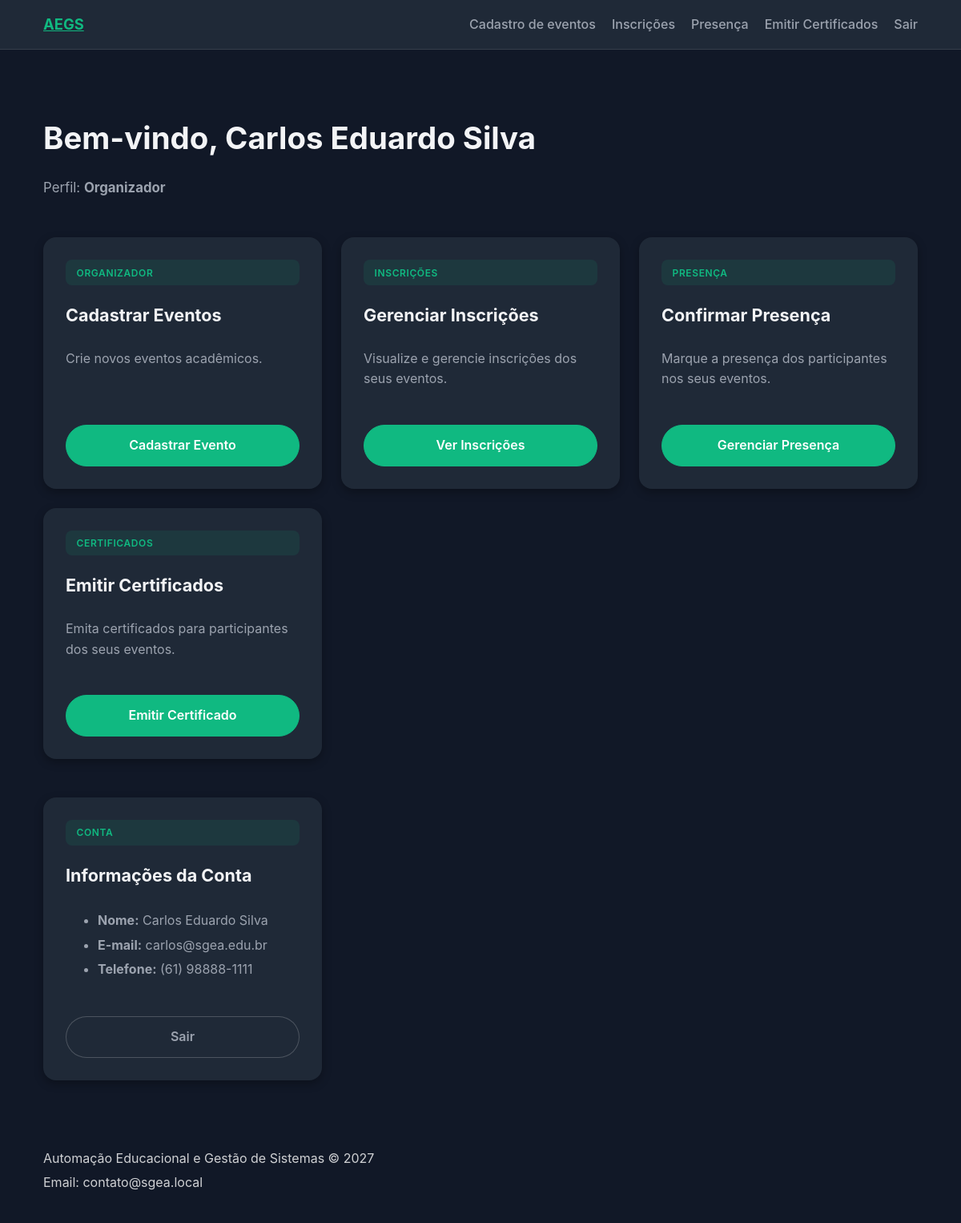
Page /dashboard/ (signed in) on the committed database.
### api/models.py (models this page shows, shortened)
class Usuario(AbstractUser):
    nome = models.CharField(max_length=120)
    telefone = models.CharField(max_length=20)
    instituicao = models.CharField(
        max_length=20,
        choices=InstituicaoChoices.choices,
        blank=True,
        null=True,
        help_text="Obrigatório para perfis ALUNO e PROFESSOR."
    )
    perfil = models.CharField(
        max_length=20,
        choices=PerfilChoices.choices
    )
    class Meta:
        constraints = [
            models.CheckConstraint(
                name="instituicao_required_for_aluno_prof",
                check=(
                    ~Q(perfil__in=[PerfilChoices.ALUNO, PerfilChoices.PROFESSOR]) |
                    (Q(instituicao__isnull=False) & ~Q(instituicao=""))
                )
            )
        ]
        indexes = [
            models.Index(fields=["perfil"]),
        ]

### api/views.py (the view)
# urls.py: path('dashboard/', DashboardView.as_view(), name='dashboard'),
@method_decorator(login_required(login_url='login'), name='dispatch')
class DashboardView(TemplateView):
	template_name = "api/dashboard.html"
	def get_context_data(self, **kwargs):
		context = super().get_context_data(**kwargs)
		return context

### api/templates/api/dashboard.html (shortened to what this page needs)
{% extends 'api/base.html' %}
{% block content %}
<section class="prototype-hero">
    <h1>Bem-vindo, {{ request.user.nome|default:request.user.username }}</h1>
    <p>Perfil: <strong>{{ request.user.get_perfil_display }}</strong></p>
</section>
<section class="prototype-grid">
    {% if request.user.perfil == 'ORGANIZADOR' %}
        <article class="prototype-card">
            <span class="badge">Organizador</span>
            <h3 style="margin: 0.75rem 0 0.5rem; font-size: 1.35rem;">Cadastrar Eventos</h3>
            <p style="color: var(--muted); margin-bottom: 1.5rem; flex: 1;">Crie novos eventos acadêmicos.</p>
            <div class="form-actions">
                <a href="{% url 'cadastro-evento' %}" class="btn primary" style="width: 100%; text-align: center;">Cadastrar Evento</a>
            </div>
        </article>
        <article class="prototype-card">
            <span class="badge">Inscrições</span>
            <h3 style="margin: 0.75rem 0 0.5rem; font-size: 1.35rem;">Gerenciar Inscrições</h3>
            <p style="color: var(--muted); margin-bottom: 1.5rem; flex: 1;">Visualize e gerencie inscrições dos seus eventos.</p>
            <div class="form-actions">
                <a href="{% url 'inscricao-usuario' %}" class="btn primary" style="width: 100%; text-align: center;">Ver Inscrições</a>
            </div>
        </article>
        <article class="prototype-card">
            <span class="badge">Presença</span>
            <h3 style="margin: 0.75rem 0 0.5rem; font-size: 1.35rem;">Confirmar Presença</h3>
            <p style="color: var(--muted); margin-bottom: 1.5rem; flex: 1;">Marque a presença dos participantes nos seus eventos.</p>
            <div class="form-actions">
                <a href="{% url 'presenca' %}" class="btn primary" style="width: 100%; text-align: center;">Gerenciar Presença</a>
            </div>
        </article>
        <article class="prototype-card">
            <span class="badge">Certificados</span>
            <h3 style="margin: 0.75rem 0 0.5rem; font-size: 1.35rem;">Emitir Certificados</h3>
            <p style="color: var(--muted); margin-bottom: 1.5rem; flex: 1;">Emita certificados para participantes dos seus eventos.</p>
            <div class="form-actions">
                <a href="{% url 'emissao-certificado' %}" class="btn primary" style="width: 100%; text-align: center;">Emitir Certificado</a>
            </div>
        </article>
    {% endif %}
</section>
<section class="prototype-grid" style="margin-top: 2rem;">
    <article class="prototype-card">
        <span class="badge">Conta</span>
        <h3 style="margin: 0.75rem 0 0.5rem; font-size: 1.35rem;">Informações da Conta</h3>
        <ul style="color: var(--muted); line-height: 1.9; margin: 1rem 0 1.5rem; flex: 1;">
            <li><strong>Nome:</strong> {{ request.user.nome }}</li>
            <li><strong>E-mail:</strong> {{ request.user.email }}</li>
            <li><strong>Telefone:</strong> {{ request.user.telefone }}</li>
        </ul>
        <div class="form-actions">
            <a href="{% url 'logout' %}" class="btn secondary" style="width: 100%; text-align: center;">Sair</a>
        </div>
    </article>
</section>
{% endblock %}

### api/static/api/styles.css (style rules this page uses)
:root { color-scheme: dark; --bg: #111827; --surface: #1f2937; --primary: #10b981; --primary-hover: #059669; --text: #f3f4f6; --muted: #9ca3af; }
* { box-sizing: border-box; }
body { margin: 0; font-family: 'Inter', system-ui, -apple-system, BlinkMacSystemFont, 'Segoe UI', sans-serif; background: var(--bg); color: var(--text); line-height: 1.6; }
.btn { display: inline-block; padding: 0.75rem 1.5rem; border-radius: 999px; border: 1px solid rgba(16, 185, 129, 0.2); background: transparent; color: var(--primary); font-weight: 600; text-decoration: none; transition: background 0.2s ease, color 0.2s ease, border-color 0.2s ease; }
.btn.primary { background: var(--primary); color: #ffffff; border-color: var(--primary); }
.prototype-hero { padding: 3rem 0 2rem; }
.prototype-hero h1 { margin-bottom: 0.5rem; font-size: clamp(1.9rem, 2.6vw + 1rem, 2.4rem); color: var(--text); }
.prototype-hero p { color: var(--muted); font-size: 1.05rem; }
.prototype-grid { display: grid; gap: 1.5rem; grid-template-columns: repeat(auto-fill, minmax(320px, 1fr)); margin-bottom: 3rem; }
.prototype-card { background: var(--surface); border-radius: 16px; padding: 1.75rem; box-shadow: 0 4px 12px rgba(0, 0, 0, 0.3); transition: transform 0.2s ease, box-shadow 0.2s ease; display: flex; flex-direction: column; }
.form-actions { display: flex; flex-wrap: wrap; gap: 0.75rem; margin-top: 1.25rem; align-items: center; }
.btn.secondary { background: var(--surface); color: var(--muted); border-color: rgba(255, 255, 255, 0.2); }
.badge { display: inline-block; padding: 0.4rem 0.85rem; border-radius: 8px; background: rgba(16, 185, 129, 0.1); color: var(--primary); font-weight: 600; font-size: 0.75rem; text-transform: uppercase; letter-spacing: 0.05em; margin-bottom: 0.5rem; }

### rows in the picture
Usuario: user.nome "Carlos Eduardo Silva", user.perfil "Organizador", user.email "carlos@sgea.edu.br", user.telefone "(61) 98888-1111"
